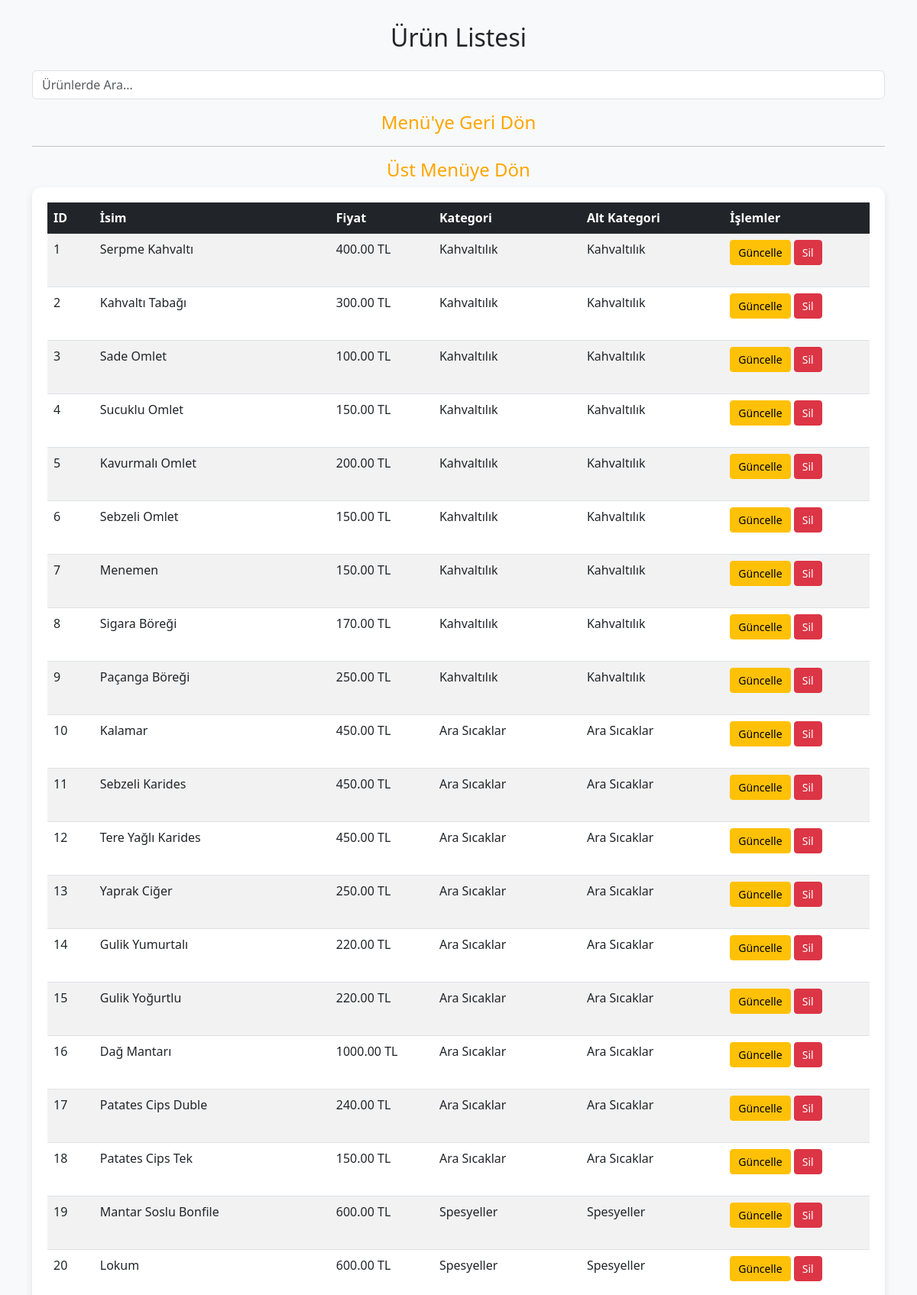
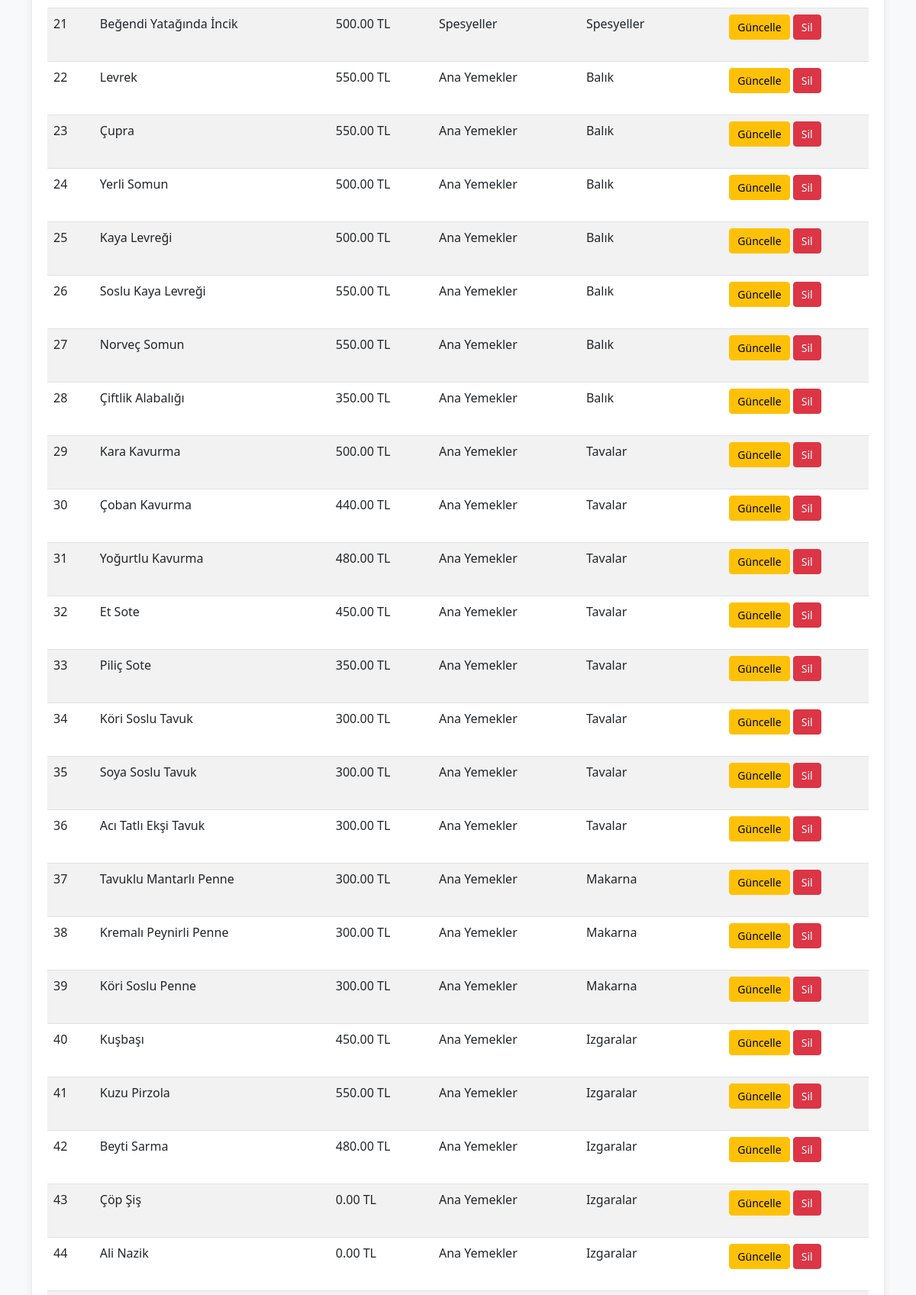
/urunler.php (signed in, upper part), run on the app's committed database (2 pictures, top to bottom).
### tables this page shows
CREATE TABLE `products` (
  `id` int(11) NOT NULL,
  `name` varchar(255) NOT NULL,
  `price` decimal(10,2) NOT NULL,
  `description` text DEFAULT NULL,
  `img` varchar(255) DEFAULT NULL,
  `category_id` int(11) NOT NULL,
  `subcategory_id` int(11) NOT NULL
);

### urunler.php (the view, shortened to what this page needs)
<?php
include 'db.php';
$kategori_sorgu = $conn->query("SELECT * FROM categories");
$kategori_adlari = [];
while ($kat = $kategori_sorgu->fetch_assoc()) {
    $kategori_adlari[$kat['id']] = $kat['name'];
}
$alt_kategori_sorgu = $conn->query("SELECT * FROM subcategories");
$alt_kategori_adlari = [];
while ($alt_kat = $alt_kategori_sorgu->fetch_assoc()) {
    $alt_kategori_adlari[$alt_kat['id']] = $alt_kat['name'];
}
$result = $conn->query("SELECT * FROM products");
?>
<!DOCTYPE html>
<html lang="tr">
<head>
    <link href="https://cdn.jsdelivr.net/npm/bootstrap@5.3.0/dist/css/bootstrap.min.css" rel="stylesheet">
</head>
<body>
<div class="container">
    <h2 class="text-center mb-4">Ürün Listesi</h2>
    <input type="text" id="search" class="form-control mb-3" placeholder="Ürünlerde Ara...">
    <a href="menu.php"><h4>Menü'ye Geri Dön</h4></a>
    <hr>
    <a href="admin_panel.php"><h4>Üst Menüye Dön</h4></a>
    <div class="table-container">
        <table class="table table-striped">
            <thead class="table-dark">
                <tr>
                    <th>ID</th>
                    <th>İsim</th>
                    <th>Fiyat</th>
                    <th>Kategori</th>
                    <th>Alt Kategori</th>
                    <th>İşlemler</th>
                </tr>
            </thead>
            <tbody id="urunTablosu">
                <?php while ($row = $result->fetch_assoc()): ?>
                    <tr>
                        <td><?= $row['id'] ?></td>
                        <td><?= $row['name'] ?></td>
                        <td><?= $row['price'] ?> TL</td>
                        <td><?= isset($kategori_adlari[$row['category_id']]) ? $kategori_adlari[$row['category_id']] : "Bilinmiyor" ?></td>
                        <td><?= isset($alt_kategori_adlari[$row['subcategory_id']]) ? $alt_kategori_adlari[$row['subcategory_id']] : "Bilinmiyor" ?></td>
                        <td>
                            <a href="urun_guncelle.php?id=<?= $row['id'] ?>" class="btn btn-warning btn-sm">Güncelle</a>
                            <a href="urun_sil.php?id=<?= $row['id'] ?>" class="btn btn-danger btn-sm">Sil</a>
                        </td>
                    </tr>
                <?php endwhile; ?>
            </tbody>
        </table>
    </div>
</div>
</body>
</html>

### urunler.php (style rules this page uses)
body { background-color: #f8f9fa; }
.container { margin-top: 30px; }
.table-container { background: white; padding: 20px; border-radius: 12px; box-shadow: 0px 4px 10px rgba(0, 0, 0, 0.1); }
.btn { padding: 5px 10px; font-size: 14px; }
a { text-align: center; color:orange; margin-bottom: 20px; text-decoration-line: none; }

### data on the page
products: id "1", name "Serpme Kahvaltı", price "400.00", category "Kahvaltılık", subcategory "Kahvaltılık"
products: id "2", name "Kahvaltı Tabağı", price "300.00", category "Kahvaltılık", subcategory "Kahvaltılık"
products: id "3", name "Sade Omlet", price "100.00", category "Kahvaltılık", subcategory "Kahvaltılık"
products: id "4", name "Sucuklu Omlet", price "150.00", category "Kahvaltılık", subcategory "Kahvaltılık"
products: id "5", name "Kavurmalı Omlet", price "200.00", category "Kahvaltılık", subcategory "Kahvaltılık"
products: id "6", name "Sebzeli Omlet", price "150.00", category "Kahvaltılık", subcategory "Kahvaltılık"
products: id "7", name "Menemen", price "150.00", category "Kahvaltılık", subcategory "Kahvaltılık"
products: id "8", name "Sigara Böreği", price "170.00", category "Kahvaltılık", subcategory "Kahvaltılık"
products: id "9", name "Paçanga Böreği", price "250.00", category "Kahvaltılık", subcategory "Kahvaltılık"
products: id "10", name "Kalamar", price "450.00", category "Ara Sıcaklar", subcategory "Ara Sıcaklar"
products: id "11", name "Sebzeli Karides", price "450.00", category "Ara Sıcaklar", subcategory "Ara Sıcaklar"
products: id "12", name "Tere Yağlı Karides", price "450.00", category "Ara Sıcaklar", subcategory "Ara Sıcaklar"
products: id "13", name "Yaprak Ciğer", price "250.00", category "Ara Sıcaklar", subcategory "Ara Sıcaklar"
products: id "14", name "Gulik Yumurtalı", price "220.00", category "Ara Sıcaklar", subcategory "Ara Sıcaklar"
products: id "15", name "Gulik Yoğurtlu", price "220.00", category "Ara Sıcaklar", subcategory "Ara Sıcaklar"
products: id "16", name "Dağ Mantarı", price "1000.00", category "Ara Sıcaklar", subcategory "Ara Sıcaklar"
products: id "17", name "Patates Cips Duble", price "240.00", category "Ara Sıcaklar", subcategory "Ara Sıcaklar"
products: id "18", name "Patates Cips Tek", price "150.00", category "Ara Sıcaklar", subcategory "Ara Sıcaklar"
products: id "19", name "Mantar Soslu Bonfile", price "600.00", category "Spesyeller", subcategory "Spesyeller"
products: id "20", name "Lokum", price "600.00", category "Spesyeller", subcategory "Spesyeller"
products: id "21", name "Beğendi Yatağında İncik", price "500.00", category "Spesyeller", subcategory "Spesyeller"
products: id "22", name "Levrek", price "550.00", category "Ana Yemekler", subcategory "Balık"
products: id "23", name "Çupra", price "550.00", category "Ana Yemekler", subcategory "Balık"
products: id "24", name "Yerli Somun", price "500.00", category "Ana Yemekler", subcategory "Balık"
products: id "25", name "Kaya Levreği", price "500.00", category "Ana Yemekler", subcategory "Balık"
products: id "26", name "Soslu Kaya Levreği", price "550.00", category "Ana Yemekler", subcategory "Balık"
products: id "27", name "Norveç Somun", price "550.00", category "Ana Yemekler", subcategory "Balık"
products: id "28", name "Çiftlik Alabalığı", price "350.00", category "Ana Yemekler", subcategory "Balık"
products: id "29", name "Kara Kavurma", price "500.00", category "Ana Yemekler", subcategory "Tavalar"
products: id "30", name "Çoban Kavurma", price "440.00", category "Ana Yemekler", subcategory "Tavalar"
products: id "31", name "Yoğurtlu Kavurma", price "480.00", category "Ana Yemekler", subcategory "Tavalar"
products: id "32", name "Et Sote", price "450.00", category "Ana Yemekler", subcategory "Tavalar"
products: id "33", name "Piliç Sote", price "350.00", category "Ana Yemekler", subcategory "Tavalar"
products: id "34", name "Köri Soslu Tavuk", price "300.00", category "Ana Yemekler", subcategory "Tavalar"
products: id "35", name "Soya Soslu Tavuk", price "300.00", category "Ana Yemekler", subcategory "Tavalar"
products: id "36", name "Acı Tatlı Ekşi Tavuk", price "300.00", category "Ana Yemekler", subcategory "Tavalar"
products: id "37", name "Tavuklu Mantarlı Penne", price "300.00", category "Ana Yemekler", subcategory "Makarna"
products: id "38", name "Kremalı Peynirli Penne", price "300.00", category "Ana Yemekler", subcategory "Makarna"
products: id "39", name "Köri Soslu Penne", price "300.00", category "Ana Yemekler", subcategory "Makarna"
products: id "40", name "Kuşbaşı", price "450.00", category "Ana Yemekler", subcategory "Izgaralar"
products: id "41", name "Kuzu Pirzola", price "550.00", category "Ana Yemekler", subcategory "Izgaralar"
products: id "42", name "Beyti Sarma", price "480.00", category "Ana Yemekler", subcategory "Izgaralar"
products: id "43", name "Çöp Şiş", price "0.00", category "Ana Yemekler", subcategory "Izgaralar"
products: id "44", name "Ali Nazik", price "0.00", category "Ana Yemekler", subcategory "Izgaralar"
